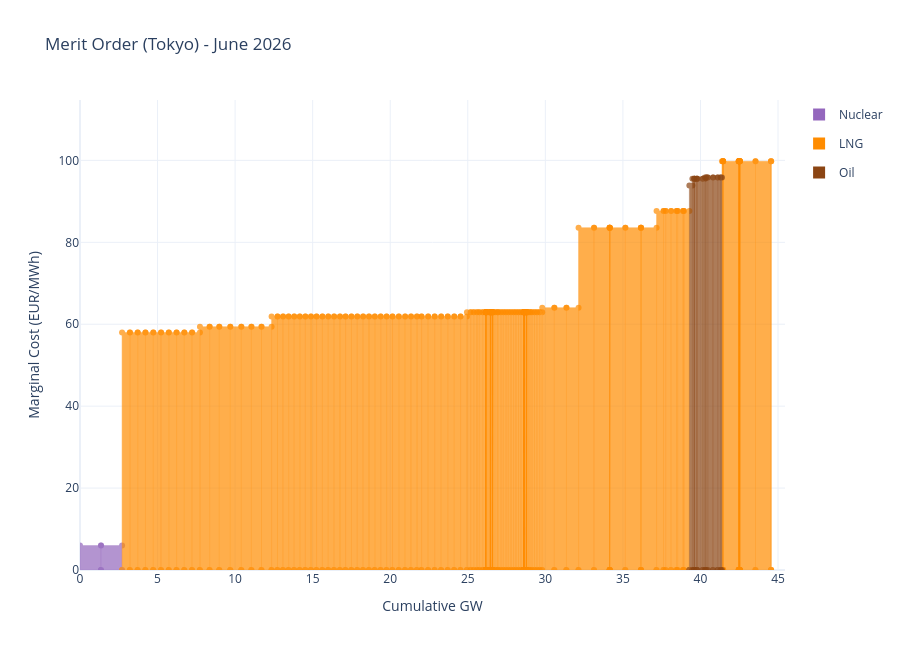

Notebook code cell kept with this figure:
### Code cell
# Single region: Tokyo
fig_tokyo = plot_merit_order_plotly(
    result.merit_order,
    region="Tokyo",
)
fig_tokyo.show()
